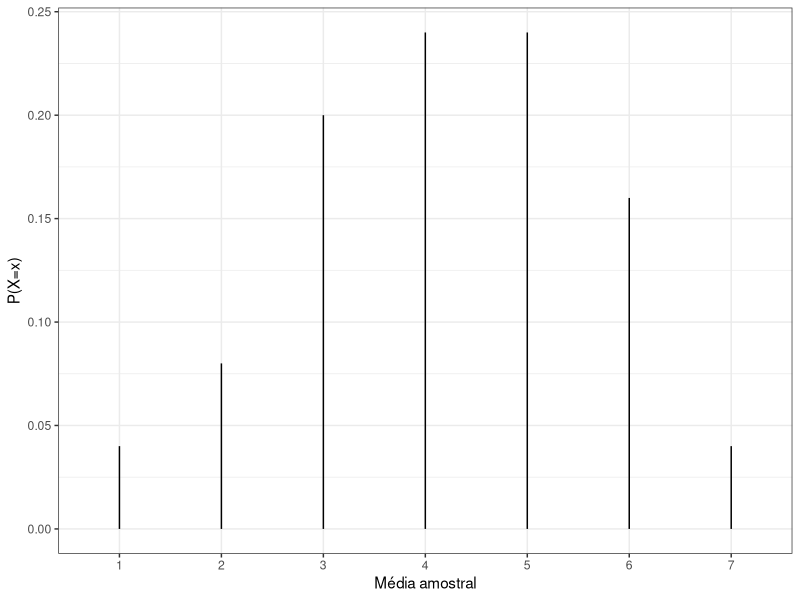
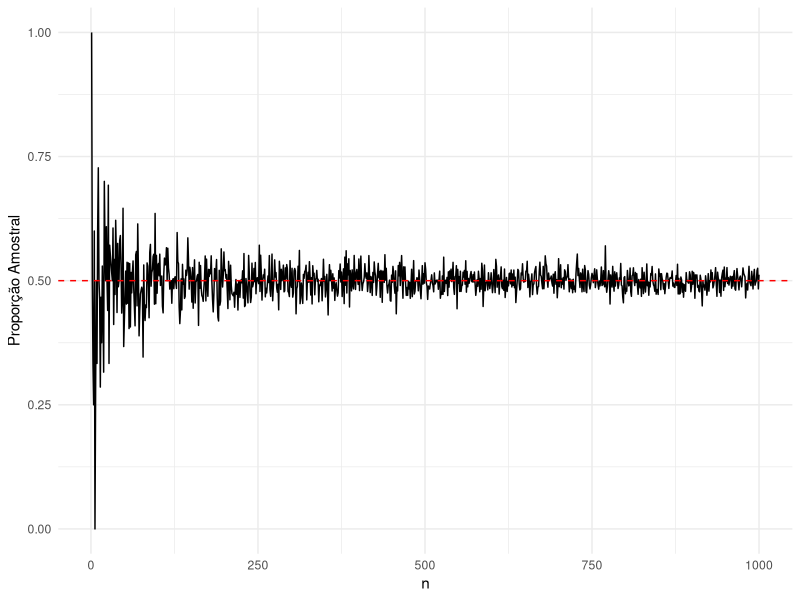
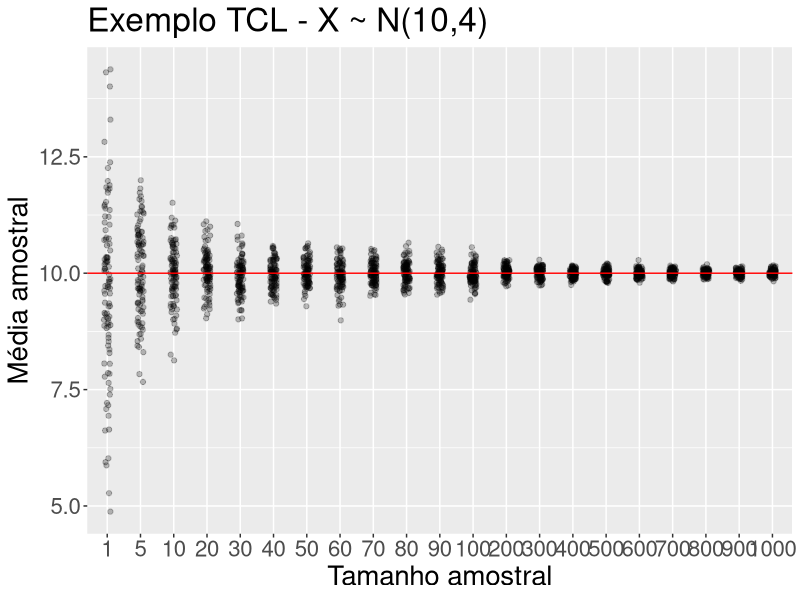

These figures' R source, in order:
## ---- chunk 1
knitr::opts_chunk$set(echo = FALSE)
## ---- chunk 2
require(ggplot2)
mx    <- c(1, 2, 3, 4, 5, 6, 7)
pmx   <-c(1/25, 2/25, 5/25, 6/25, 6/25, 4/25, 1/25)
dados <- data.frame(mx, pmx)
ggplot(data=dados, aes(x = factor(mx), ymin=0, ymax=pmx))+geom_linerange()+
  scale_x_discrete(breaks=1:7)+ylab("P(X=x)")+
  xlab("Média amostral") + theme_bw()
## ---- chunk 3
library(ggplot2)

# Criando os valores de n
data <- data.frame(
  n = seq(1, 1000),
  p = sapply(seq(1, 1000), function(n) mean(rbinom(n, size = 1, prob = 0.5)))
)

# Criando o gráfico com ggplot2
ggplot(data, aes(x = n, y = p)) +
  geom_line(color = "black") +
  geom_hline(yintercept = 0.5, color = "red", linetype = "dashed") +
  labs(x = "n", y = "Proporção Amostral") +
  theme_minimal() +
  theme(legend.position = "topright")
## ---- chunk 4
n <- c(1, 5, seq(10,90, by=10), seq(100,1000, by=100)) 
n.sim <- 100

med    <- c()
n.size <- c() 

for(i in 1:length(n)){
  for(j in 1:n.sim){
    
    med    <- c(med, mean(rnorm(n[i],mean = 10, 2)))
    n.size <- c(n.size, n[i]) 
  }
}

dados <- data.frame(med, n.size)

#library(plotly)
library(ggplot2)

p <- ggplot(dados)+geom_jitter(aes(x =factor(n.size), y=med), width=0.1, alpha=0.25)+ 
  geom_hline(yintercept = 10, color="red")+xlab("Tamanho amostral")+ 
  ylab("Média amostral") + labs(title = "Exemplo TCL - X ~ N(10,4)")+
  theme(text = element_text(size = 20))
p
#ggplotly(p)

